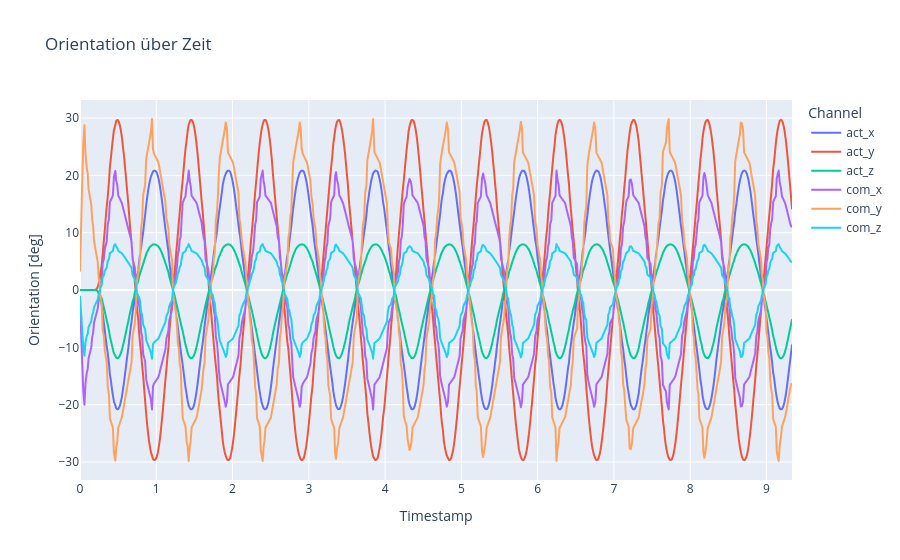

Notebook code cell kept with this figure:
### Markdown cell above
orientation over time

### Code cell
# 1) DataFrame anlegen
df = pd.DataFrame({
    'timestamp': timestamps,
    'act_x': rpy_act[:, 0],
    'act_y': rpy_act[:, 1],
    'act_z': rpy_act[:, 2],
    'com_x': rpy_com[:, 0],
    'com_y': rpy_com[:, 1],
    'com_z': rpy_com[:, 2],
})

# 1) In Long-Form umwandeln
df_long = df.melt(
    id_vars='timestamp',
    value_vars=df.columns[1:],
    var_name='Channel',
    value_name='Orientation [deg]'
)

# 2) Plot bauen
fig = px.line(
    df_long,
    x='timestamp',
    y='Orientation [deg]',
    color='Channel',
    title="Orientation über Zeit",
    labels={'timestamp': 'Timestamp'}
)

# 3) Achsen anpassen
fig.update_xaxes(
    tickformat="%H:%M:%S\n%d-%m-%Y",
)

fig.show()

### Figure 1 — Plotly figure (JSON) as saved in the notebook; plotly's stock layout.template omitted (floating-point values rounded to 4 significant figures; data arrays with more than 128 entries replaced by an {"elided": "..."} marker saying what was removed)
{"data": [{"hovertemplate": "Channel=act_x<br>Timestamp=%{x}<br>Orientation [deg]=%{y}<extra></extra>", "legendgroup": "act_x", "line": {"color": "#636efa", "dash": "solid"}, "marker": {"symbol": "circle"}, "mode": "lines", "name": "act_x", "showlegend": true, "type": "scattergl", "x": {"elided": "729 float values"}, "xaxis": "x", "y": {"elided": "729 float values"}, "yaxis": "y"}, {"hovertemplate": "Channel=act_y<br>Timestamp=%{x}<br>Orientation [deg]=%{y}<extra></extra>", "legendgroup": "act_y", "line": {"color": "#EF553B", "dash": "solid"}, "marker": {"symbol": "circle"}, "mode": "lines", "name": "act_y", "showlegend": true, "type": "scattergl", "x": {"elided": "729 float values"}, "xaxis": "x", "y": {"elided": "729 float values"}, "yaxis": "y"}, {"hovertemplate": "Channel=act_z<br>Timestamp=%{x}<br>Orientation [deg]=%{y}<extra></extra>", "legendgroup": "act_z", "line": {"color": "#00cc96", "dash": "solid"}, "marker": {"symbol": "circle"}, "mode": "lines", "name": "act_z", "showlegend": true, "type": "scattergl", "x": {"elided": "729 float values"}, "xaxis": "x", "y": {"elided": "729 float values"}, "yaxis": "y"}, {"hovertemplate": "Channel=com_x<br>Timestamp=%{x}<br>Orientation [deg]=%{y}<extra></extra>", "legendgroup": "com_x", "line": {"color": "#ab63fa", "dash": "solid"}, "marker": {"symbol": "circle"}, "mode": "lines", "name": "com_x", "showlegend": true, "type": "scattergl", "x": {"elided": "729 float values"}, "xaxis": "x", "y": {"elided": "729 float values"}, "yaxis": "y"}, {"hovertemplate": "Channel=com_y<br>Timestamp=%{x}<br>Orientation [deg]=%{y}<extra></extra>", "legendgroup": "com_y", "line": {"color": "#FFA15A", "dash": "solid"}, "marker": {"symbol": "circle"}, "mode": "lines", "name": "com_y", "showlegend": true, "type": "scattergl", "x": {"elided": "729 float values"}, "xaxis": "x", "y": {"elided": "729 float values"}, "yaxis": "y"}, {"hovertemplate": "Channel=com_z<br>Timestamp=%{x}<br>Orientation [deg]=%{y}<extra></extra>", "legendgroup": "com_z", "line": {"color": "#19d3f3", "dash": "solid"}, "marker": {"symbol": "circle"}, "mode": "lines", "name": "com_z", "showlegend": true, "type": "scattergl", "x": {"elided": "729 float values"}, "xaxis": "x", "y": {"elided": "729 float values"}, "yaxis": "y"}], "layout": {"legend": {"title": {"text": "Channel"}, "tracegroupgap": 0}, "title": {"text": "Orientation über Zeit"}, "xaxis": {"anchor": "y", "domain": [0, 1], "tickformat": "%H:%M:%S\n%d-%m-%Y", "title": {"text": "Timestamp"}}, "yaxis": {"anchor": "x", "domain": [0, 1], "title": {"text": "Orientation [deg]"}}}}
